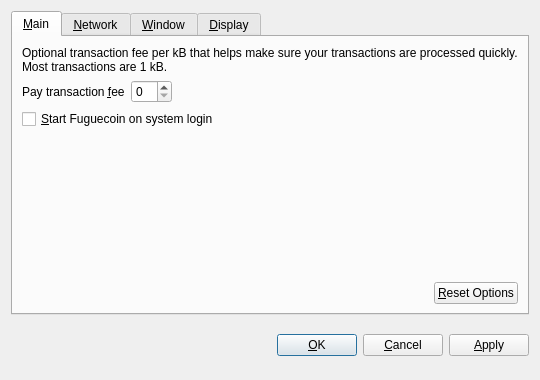
<?xml version="1.0" encoding="UTF-8"?>
<ui version="4.0">
 <class>OptionsDialog</class>
 <widget class="QDialog" name="OptionsDialog">
  <property name="geometry">
   <rect>
    <x>0</x>
    <y>0</y>
    <width>540</width>
    <height>380</height>
   </rect>
  </property>
  <property name="windowTitle">
   <string>Options</string>
  </property>
  <property name="modal">
   <bool>true</bool>
  </property>
  <layout class="QVBoxLayout" name="verticalLayout">
   <item>
    <widget class="QTabWidget" name="tabWidget">
     <property name="tabPosition">
      <enum>QTabWidget::North</enum>
     </property>
     <property name="currentIndex">
      <number>0</number>
     </property>
     <widget class="QWidget" name="tabMain">
      <attribute name="title">
       <string>&amp;Main</string>
      </attribute>
      <layout class="QVBoxLayout" name="verticalLayout_Main">
       <item>
        <widget class="QLabel" name="transactionFeeInfoLabel">
         <property name="text">
          <string>Optional transaction fee per kB that helps make sure your transactions are processed quickly. Most transactions are 1 kB.</string>
         </property>
         <property name="textFormat">
          <enum>Qt::PlainText</enum>
         </property>
         <property name="wordWrap">
          <bool>true</bool>
         </property>
        </widget>
       </item>
       <item>
        <layout class="QHBoxLayout" name="horizontalLayout_1_Main">
         <item>
          <widget class="QLabel" name="transactionFeeLabel">
           <property name="text">
            <string>Pay transaction &amp;fee</string>
           </property>
           <property name="textFormat">
            <enum>Qt::PlainText</enum>
           </property>
           <property name="buddy">
            <cstring>transactionFee</cstring>
           </property>
          </widget>
         </item>
         <item>
          <widget class="BitcoinAmountField" name="transactionFee"/>
         </item>
         <item>
          <spacer name="horizontalSpacer_1_Main">
           <property name="orientation">
            <enum>Qt::Horizontal</enum>
           </property>
           <property name="sizeHint" stdset="0">
            <size>
             <width>40</width>
             <height>20</height>
            </size>
           </property>
          </spacer>
         </item>
        </layout>
       </item>
       <item>
        <widget class="QCheckBox" name="bitcoinAtStartup">
         <property name="toolTip">
          <string>Automatically start Fuguecoin after logging in to the system.</string>
         </property>
         <property name="text">
          <string>&amp;Start Fuguecoin on system login</string>
         </property>
        </widget>
       </item>
       <item>
        <spacer name="verticalSpacer_Main">
         <property name="orientation">
          <enum>Qt::Vertical</enum>
         </property>
         <property name="sizeHint" stdset="0">
          <size>
           <width>20</width>
           <height>40</height>
          </size>
         </property>
        </spacer>
       </item>
       <item>
        <layout class="QHBoxLayout" name="horizontalLayout_2_Main">
         <item>
          <spacer name="horizontalSpacer_2_Main">
           <property name="orientation">
            <enum>Qt::Horizontal</enum>
           </property>
           <property name="sizeHint" stdset="0">
            <size>
             <width>40</width>
             <height>20</height>
            </size>
           </property>
          </spacer>
         </item>
         <item>
          <widget class="QPushButton" name="resetButton">
           <property name="toolTip">
            <string>Reset all client options to default.</string>
           </property>
           <property name="text">
            <string>&amp;Reset Options</string>
           </property>
           <property name="autoDefault">
            <bool>false</bool>
           </property>
          </widget>
         </item>
        </layout>
       </item>
      </layout>
     </widget>
     <widget class="QWidget" name="tabNetwork">
      <attribute name="title">
       <string>&amp;Network</string>
      </attribute>
      <layout class="QVBoxLayout" name="verticalLayout_Network">
       <item>
        <widget class="QCheckBox" name="mapPortUpnp">
         <property name="toolTip">
          <string>Automatically open the Fuguecoin client port on the router. This only works when your router supports UPnP and it is enabled.</string>
         </property>
         <property name="text">
          <string>Map port using &amp;UPnP</string>
         </property>
        </widget>
       </item>
       <item>
        <widget class="QCheckBox" name="connectSocks">
         <property name="toolTip">
          <string>Connect to the Fuguecoin network through a SOCKS proxy (e.g. when connecting through Tor).</string>
         </property>
         <property name="text">
          <string>&amp;Connect through SOCKS proxy:</string>
         </property>
        </widget>
       </item>
       <item>
        <layout class="QHBoxLayout" name="horizontalLayout_Network">
         <item>
          <widget class="QLabel" name="proxyIpLabel">
           <property name="text">
            <string>Proxy &amp;IP:</string>
           </property>
           <property name="textFormat">
            <enum>Qt::PlainText</enum>
           </property>
           <property name="buddy">
            <cstring>proxyIp</cstring>
           </property>
          </widget>
         </item>
         <item>
          <widget class="QValidatedLineEdit" name="proxyIp">
           <property name="maximumSize">
            <size>
             <width>140</width>
             <height>16777215</height>
            </size>
           </property>
           <property name="toolTip">
            <string>IP address of the proxy (e.g. 127.0.0.1)</string>
           </property>
          </widget>
         </item>
         <item>
          <widget class="QLabel" name="proxyPortLabel">
           <property name="text">
            <string>&amp;Port:</string>
           </property>
           <property name="textFormat">
            <enum>Qt::PlainText</enum>
           </property>
           <property name="buddy">
            <cstring>proxyPort</cstring>
           </property>
          </widget>
         </item>
         <item>
          <widget class="QLineEdit" name="proxyPort">
           <property name="maximumSize">
            <size>
             <width>55</width>
             <height>16777215</height>
            </size>
           </property>
           <property name="toolTip">
            <string>Port of the proxy (e.g. 9050)</string>
           </property>
          </widget>
         </item>
         <item>
          <widget class="QLabel" name="socksVersionLabel">
           <property name="text">
            <string>SOCKS &amp;Version:</string>
           </property>
           <property name="textFormat">
            <enum>Qt::PlainText</enum>
           </property>
           <property name="buddy">
            <cstring>socksVersion</cstring>
           </property>
          </widget>
         </item>
         <item>
          <widget class="QValueComboBox" name="socksVersion">
           <property name="toolTip">
            <string>SOCKS version of the proxy (e.g. 5)</string>
           </property>
          </widget>
         </item>
         <item>
          <spacer name="horizontalSpacer_Network">
           <property name="orientation">
            <enum>Qt::Horizontal</enum>
           </property>
           <property name="sizeHint" stdset="0">
            <size>
             <width>40</width>
             <height>20</height>
            </size>
           </property>
          </spacer>
         </item>
        </layout>
       </item>
       <item>
        <spacer name="verticalSpacer_Network">
         <property name="orientation">
          <enum>Qt::Vertical</enum>
         </property>
         <property name="sizeHint" stdset="0">
          <size>
           <width>20</width>
           <height>40</height>
          </size>
         </property>
        </spacer>
       </item>
      </layout>
     </widget>
     <widget class="QWidget" name="tabWindow">
      <attribute name="title">
       <string>&amp;Window</string>
      </attribute>
      <layout class="QVBoxLayout" name="verticalLayout_Window">
       <item>
        <widget class="QCheckBox" name="minimizeToTray">
         <property name="toolTip">
          <string>Show only a tray icon after minimizing the window.</string>
         </property>
         <property name="text">
          <string>&amp;Minimize to the tray instead of the taskbar</string>
         </property>
        </widget>
       </item>
       <item>
        <widget class="QCheckBox" name="minimizeOnClose">
         <property name="toolTip">
          <string>Minimize instead of exit the application when the window is closed. When this option is enabled, the application will be closed only after selecting Quit in the menu.</string>
         </property>
         <property name="text">
          <string>M&amp;inimize on close</string>
         </property>
        </widget>
       </item>
       <item>
        <spacer name="verticalSpacer_Window">
         <property name="orientation">
          <enum>Qt::Vertical</enum>
         </property>
         <property name="sizeHint" stdset="0">
          <size>
           <width>20</width>
           <height>40</height>
          </size>
         </property>
        </spacer>
       </item>
      </layout>
     </widget>
     <widget class="QWidget" name="tabDisplay">
      <attribute name="title">
       <string>&amp;Display</string>
      </attribute>
      <layout class="QVBoxLayout" name="verticalLayout_Display">
       <item>
        <layout class="QHBoxLayout" name="horizontalLayout_1_Display">
         <item>
          <widget class="QLabel" name="langLabel">
           <property name="text">
            <string>User Interface &amp;language:</string>
           </property>
           <property name="textFormat">
            <enum>Qt::PlainText</enum>
           </property>
           <property name="buddy">
            <cstring>lang</cstring>
           </property>
          </widget>
         </item>
         <item>
          <widget class="QValueComboBox" name="lang">
           <property name="toolTip">
            <string>The user interface language can be set here. This setting will take effect after restarting Fuguecoin.</string>
           </property>
          </widget>
         </item>
        </layout>
       </item>
       <item>
        <layout class="QHBoxLayout" name="horizontalLayout_2_Display">
         <item>
          <widget class="QLabel" name="unitLabel">
           <property name="text">
            <string>&amp;Unit to show amounts in:</string>
           </property>
           <property name="textFormat">
            <enum>Qt::PlainText</enum>
           </property>
           <property name="buddy">
            <cstring>unit</cstring>
           </property>
          </widget>
         </item>
         <item>
          <widget class="QValueComboBox" name="unit">
           <property name="toolTip">
            <string>Choose the default subdivision unit to show in the interface and when sending coins.</string>
           </property>
          </widget>
         </item>
        </layout>
       </item>
       <item>
        <widget class="QCheckBox" name="displayAddresses">
         <property name="toolTip">
          <string>Whether to show Fuguecoin addresses in the transaction list or not.</string>
         </property>
         <property name="text">
          <string>&amp;Display addresses in transaction list</string>
         </property>
        </widget>
       </item>
       <item>
        <spacer name="verticalSpacer_Display">
         <property name="orientation">
          <enum>Qt::Vertical</enum>
         </property>
         <property name="sizeHint" stdset="0">
          <size>
           <width>20</width>
           <height>40</height>
          </size>
         </property>
        </spacer>
       </item>
      </layout>
     </widget>
    </widget>
   </item>
   <item>
    <layout class="QHBoxLayout" name="horizontalLayout_Buttons">
     <item>
      <spacer name="horizontalSpacer_1">
       <property name="orientation">
        <enum>Qt::Horizontal</enum>
       </property>
       <property name="sizeHint" stdset="0">
        <size>
         <width>40</width>
         <height>48</height>
        </size>
       </property>
      </spacer>
     </item>
     <item>
      <widget class="QLabel" name="statusLabel">
       <property name="font">
        <font>
         <weight>75</weight>
         <bold>true</bold>
        </font>
       </property>
       <property name="text">
        <string/>
       </property>
       <property name="textFormat">
        <enum>Qt::PlainText</enum>
       </property>
       <property name="wordWrap">
        <bool>true</bool>
       </property>
      </widget>
     </item>
     <item>
      <spacer name="horizontalSpacer_2">
       <property name="orientation">
        <enum>Qt::Horizontal</enum>
       </property>
       <property name="sizeHint" stdset="0">
        <size>
         <width>40</width>
         <height>48</height>
        </size>
       </property>
      </spacer>
     </item>
     <item>
      <widget class="QPushButton" name="okButton">
       <property name="text">
        <string>&amp;OK</string>
       </property>
      </widget>
     </item>
     <item>
      <widget class="QPushButton" name="cancelButton">
       <property name="text">
        <string>&amp;Cancel</string>
       </property>
       <property name="autoDefault">
        <bool>false</bool>
       </property>
      </widget>
     </item>
     <item>
      <widget class="QPushButton" name="applyButton">
       <property name="text">
        <string>&amp;Apply</string>
       </property>
       <property name="autoDefault">
        <bool>false</bool>
       </property>
      </widget>
     </item>
    </layout>
   </item>
  </layout>
 </widget>
 <customwidgets>
  <customwidget>
   <class>BitcoinAmountField</class>
   <extends>QSpinBox</extends>
   <header>bitcoinamountfield.h</header>
  </customwidget>
  <customwidget>
   <class>QValueComboBox</class>
   <extends>QComboBox</extends>
   <header>qvaluecombobox.h</header>
  </customwidget>
  <customwidget>
   <class>QValidatedLineEdit</class>
   <extends>QLineEdit</extends>
   <header>qvalidatedlineedit.h</header>
  </customwidget>
 </customwidgets>
 <resources/>
 <connections/>
</ui>
